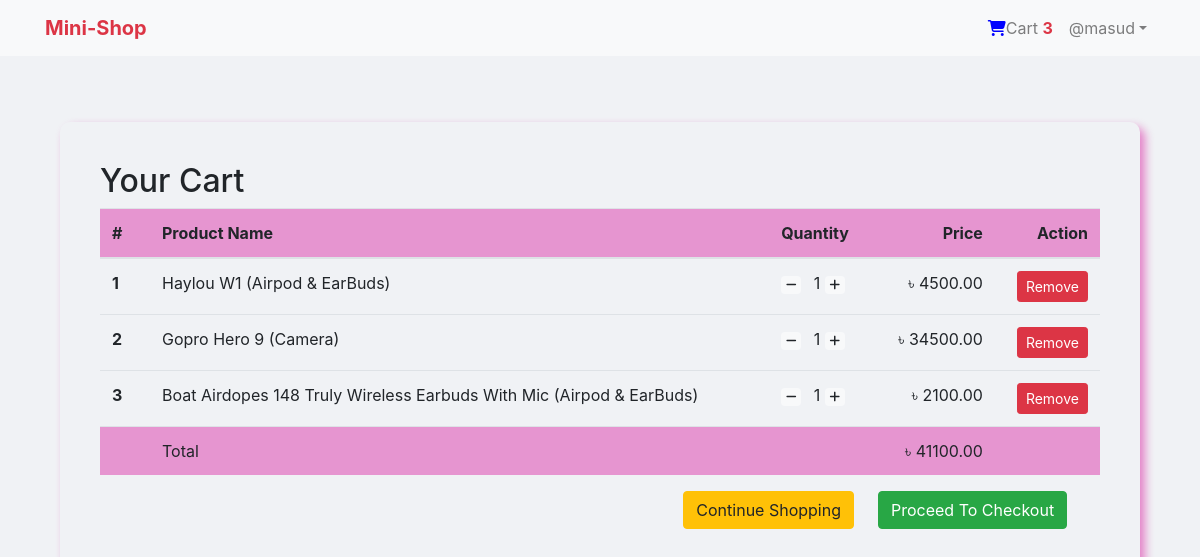
The page /order/cart/ (signed in) on the database its author committed.
### LoginApp/models.py (models this page shows, shortened)
class User(AbstractBaseUser,PermissionsMixin):
    email = models.EmailField(unique=True, null=False)
    is_staff = models.BooleanField(
        gettext_lazy('Staff Status'),
        default=False,
        help_text = gettext_lazy('Designates weather the user can log in this site')
    )
    is_active = models.BooleanField(
        gettext_lazy('active'),
        default = True,
        help_text = gettext_lazy('Designates weather this user should be treated as active. Unselect this instead of deleting accounts.')
    )
    USERNAME_FIELD = 'email'
    objects = MyUserManager()

class Profile(models.Model):
    user = models.OneToOneField(User, on_delete=models.CASCADE, related_name='profile')
    username = models.CharField(max_length=264, blank=True)
    full_name = models.CharField(max_length=264, blank=True)
    address_1 = models.TextField(max_length=300, blank=True)
    city = models.CharField(max_length=40,blank=True)
    zipcode = models.CharField(max_length=10, blank=True)
    country = models.CharField(max_length=50, blank=True)
    phone = models.CharField(max_length=20, blank=True)
    date_joined = models.DateTimeField(auto_now_add=True)

### Order/models.py (models this page shows, shortened)
class Order(models.Model):
    orderitems = models.ManyToManyField(Cart)
    user = models.ForeignKey(settings.AUTH_USER_MODEL, on_delete=models.CASCADE)
    ordered = models.BooleanField(default=False)
    created = models.DateTimeField(auto_now_add=True)
    paymentId = models.CharField(max_length=264, blank=True,null=True)
    orderId = models.CharField(max_length=200,blank=True,null=True)
    def getTotals(self):
        total = 0
        for orderItem in self.orderitems.all():
            total += float(orderItem.getTotal())
        return format(total, '0.2f')

class Cart(models.Model):
    user = models.ForeignKey(settings.AUTH_USER_MODEL, on_delete=models.CASCADE, related_name="cart")
    item = models.ForeignKey(Product, on_delete=models.CASCADE)
    quantity = models.IntegerField(default=1)
    purchased = models.BooleanField(default=False)
    created = models.DateTimeField(auto_now_add=True)
    updated = models.DateTimeField(auto_now=True)
    def getTotal(self):
        total = self.item.price * self.quantity
        floatTotal = format(total, '0.2f')
        return floatTotal

### Shop/models.py (models this page shows, shortened)
class Product(models.Model):
    mainImage = models.ImageField(upload_to="Products")
    name = models.CharField(max_length=264)
    category = models.ForeignKey(Category, related_name='category', on_delete=models.CASCADE)
    preview_text = models.TextField(max_length=200, verbose_name='PreviewText')
    details = models.TextField(max_length=1000, verbose_name="Description")
    price = models.FloatField()
    old_price = models.FloatField(default=0.00)
    created = models.DateTimeField(auto_now_add=True)
    class Meta:
        ordering = ['-created']

class Category(models.Model):
    title = models.CharField(max_length=20)
    create = models.DateTimeField(auto_now_add=True)
    class Meta:
        verbose_name_plural = "Categories"

### Order/views.py (the view)
# urls.py: path('cart/',views.cartView, name='cart'),
@login_required
def cartView(request):
    carts = Cart.objects.filter(user=request.user,purchased=False)
    orders = Order.objects.filter(user=request.user, ordered = False)
    if carts.exists() and orders.exists():
        order = orders[0]
        return render(request, 'Order/cart.html', context={'carts':carts, 'order':order})
    else:
        messages.warning(request,"You don't have any item in your cart!")
        return redirect("Shop:home")

### Order/templatetags/cart_tag.py (called while the page is built)
@register.filter
def cartTotal(user):
    order = Order.objects.filter(user=user, ordered=False)
    if order.exists():
        return order[0].orderitems.count()
    else:
        return 0

### templates/Order/cart.html
{% extends 'base.html' %}
{% block body_block %}
<div class="container">
    <div class="checkout-area">
        <h2>Your Cart</h2>
    <table class="table table-hover">
        <thead>
            <tr class="bgtrhd">
                <th scope="col" width="5%">#</th>
                <th scope="col">Product Name</th>
                <th scope="col">Quantity</th>
                <th scope="col" style="text-align: right;">Price</th>
                <th scope="col" style="text-align: right;">Action</th>
            </tr>
        </thead>
        <tbody>
            {% for cart in carts %}
            <tr>
                <th scope="row">{{ forloop.counter }}</th>
                <td>{{ cart.item.name|title }} ({{cart.item.category.title}})</td>
                <td>
                    <a class="mr-2" href="{% url 'Order:decrease' pk=cart.item.pk %}"><span class="badge badge-light"><i class="fas fa-minus"></i></span></a>
                    {{ cart.quantity }}
                    <a class="mr-2" href="{% url 'Order:increase' pk=cart.item.pk %}"><span class="badge badge-light"><i class="fas fa-plus"></i></span></a>
                </td>
                <td style="text-align: right;">&#2547 {{ cart.getTotal  }}</td>
                <td style="text-align: right;"><a href="{% url 'Order:remove' pk=cart.item.pk %}" class="btn btn-danger btn-sm">Remove</a></td>
            </tr>
            {% endfor %}
            <tr class="bdtr">
                <th scope="row"></th>
                <td colspan="2">Total</td>
                <td style="text-align: right;">&#2547 {{order.getTotals }}</td>
                <td></td>
            </tr>
        </tbody>
    </table>
    <div class="row  offset-md-7">
        <a href="{% url 'Shop:home' %}" class="btn btn-warning mr-4">Continue Shopping</a>
        <a href="{% url 'Payment:checkout' %}" class="btn btn-success">Proceed To Checkout</a>
    </div>
</div>
</div><br><br>
{% endblock body_block %}

### templates/navbar.html (shortened to what this page needs)
{% load cart_tag %}
<nav class="navbar navbar-expand-lg navbar-light bg-light">
    <div class="container">
      <a class='navbar-brand text-danger font-weight-bold' href="{% url 'Shop:home' %}">Mini-Shop</a>
      <div class='collapse navbar-collapse' id='navbarNav'>
          <ul class='navbar-nav ml-auto'>
            {% if request.user.is_authenticated %}
        <li class="nav-item">
          <a href="{% url 'Order:cart' %}" class="nav-link"><i style="color:blue" class="fa fa-shopping-cart"></i>Cart <span class="text-danger font-weight-bold">{{request.user|cartTotal }}</span></a>
        </li>
        <li class="nav-item dropdown">
          <a class="nav-link dropdown-toggle" href="#" role="button" data-toggle="dropdown" aria-expanded="false">@{{request.user.profile.username}}</a>
        </li>
        {% else %}
        <li class="nav-item">
          <a class="nav-link" href="{% url 'LoginApp:login' %}">Login</a>
        </li>
        {% endif %}
      </ul>
    </div>
    </div>
  </nav>

### static/css/main.css (style rules this page uses)
.checkout-area { margin-top: 50px; padding: 40px; border-radius: 10px; box-shadow: 5px 5px 10px rgba(214, 0, 150, 0.473); }
.table-hover tbody tr.bdtr { background-color: #e695d0 !important; }
tr.bgtrhd { background-color: #e695d0; }

### templates/base.html (style rules this page uses)
body { background-color: #f0f2f5; }

### rows shown on the page
User: user|cartTotal "3", user.profile.username "masud"
Cart: item.name "Haylou W1", item.category "Airpod & EarBuds", quantity "1", getTotal "4500.00"
Cart: item.name "Gopro Hero 9", item.category "Camera", quantity "1", getTotal "34500.00"
Cart: item.name "Boat Airdopes 148 Truly Wireless Earbuds With Mic", item.category "Airpod & EarBuds", quantity "1", getTotal "2100.00"
Order: getTotals "41100.00"
